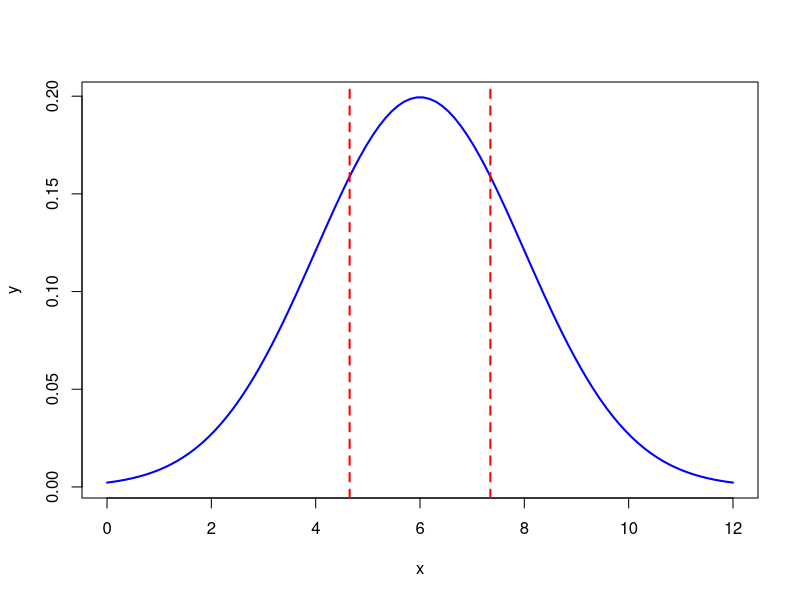

Write R code to recreate this figure.
## ---- chunk 1
n <- 150
p <- 0.007
x <- 0
prob <- dbinom(x, n, p)
prob
## ---- chunk 2
x <- 0:2
prob <- 1 - sum(dbinom(x, n, p))
prob
## ---- chunk 3
lambda <- n*p
x <- 0
prob <- dpois(x, lambda)
prob
## ---- chunk 4
x <- 0:2
prob <- 1 - sum(dpois(x, lambda))
prob
## ---- chunk 5
n <- 32625
p <- 0.0005
x <- 14
prob <- 1 - pbinom(x-1, n, p)
prob
## ---- chunk 6
lambda <- n*p
x <- 14
prob <- 1 - ppois(x-1, lambda)
prob
## ---- chunk 7
mu <- 12
sigma <- 3
# (i) less than 10 ppm
pnorm(10, mu, sigma)
# (ii) less than 14 ppm
pnorm(14, mu, sigma)
# (iii) less than 16 ppm
pnorm(16, mu, sigma)
# (iv) greater than 10 ppm
1 - pnorm(10, mu, sigma)
# (v) greater than 9 ppm
1 - pnorm(9, mu, sigma)
# (vi) between 9 and 11 ppm
pnorm(11, mu, sigma) - pnorm(9, mu, sigma)
# (vii) between 11 and 14 ppm
pnorm(14, mu, sigma) - pnorm(11, mu, sigma)
## ---- chunk 8
# first quartile
qnorm(0.25, mu, sigma)
# 95th percentile
qnorm(0.95, mu, sigma)
## ---- chunk 9
mu <- 6
sigma <- 2
# (i) 8 years or less
pnorm(8, mu, sigma)
# (ii) longer than 8 years
1 - pnorm(8, mu, sigma)
# (iii) between 6 and 8 years
pnorm(8, mu, sigma) - pnorm(6, mu, sigma)
# (iv) less than 0 years
pnorm(0, mu, sigma)
## ---- chunk 10
# life spans exceeded by 25% and by 75% of the shrub population
mu <- 6
sigma <- 2
qnorm(0.25, mu, sigma, FALSE)
qnorm(0.75, mu, sigma, FALSE)
## ---- chunk 11
mu <- 6
sigma <- 2
x <- seq(0, 12, length.out = 100)
y <- dnorm(x, mu, sigma)
plot(x, y, type = "l", col = "blue", lty = 1, lwd = 2)
abline(v = qnorm(0.25, 6, 2, FALSE), col = "red", lty = 2, lwd = 2)
abline(v = qnorm(0.75, 6, 2, FALSE), col = "red", lty = 2, lwd = 2)
## ---- chunk 12
mu <- 450
sigma <- 100
# 1. percentage of people scoring between 400 and 500
pnorm(500, mu, sigma) - pnorm(400, mu, sigma)

# 2. percentage of people scoring 480 or more
1 - pnorm(480, mu, sigma, lower.tail = FALSE)

# 3. score required to be in the top 10%
qnorm(0.9, mu, sigma, lower.tail = FALSE)

# 4. random group of 20 people
## ---- chunk 13
n <- 20
# 4.1 mean and standard deviation of their average score
mu_xbar <- mu
sigma_xbar <- sigma / sqrt(n)

# The mean is given by mu_xbar and the standard deviation is given by sigma_xbar. 
# The variance is given by var_xbar = sigma_xbar^2.

mu_xbar
sigma_xbar
var_xbar <- sigma_xbar^2
var_xbar
## ---- chunk 14
# 4.2 probability that their average score is 480 or more
1 - pnorm(480, mu_xbar, var_xbar)
## ---- chunk 15
# 4.3 probability that all of them will score below 480
pnorm(480, mu_xbar, sigma_xbar)^n
## ---- chunk 16
# 4.4 probability that at least one of them will score below 480
1 - pnorm(480, mu_xbar, sigma_xbar)^n

## ---- chunk 17
mu <- 25
sigma <- 0.5
var <- sigma^2
# a) (i) percentage of bags weighing more than 25 kg
1 - pnorm(25, mu, sigma)
## ---- chunk 18
# a) (ii) percentage of bags weighing between 24 and 26 kg
pnorm(26, mu, sigma) - pnorm(24, mu, sigma)
## ---- chunk 19
# b) lorry loaded with 100 bags
n <- 100
mu_total <- n * mu
sigma_total <- sqrt(n) * sigma
# probability that total weight is between 2400 and 2600 kg
pnorm(2600, mu_total, sigma_total) - pnorm(2400, mu_total, sigma_total)
